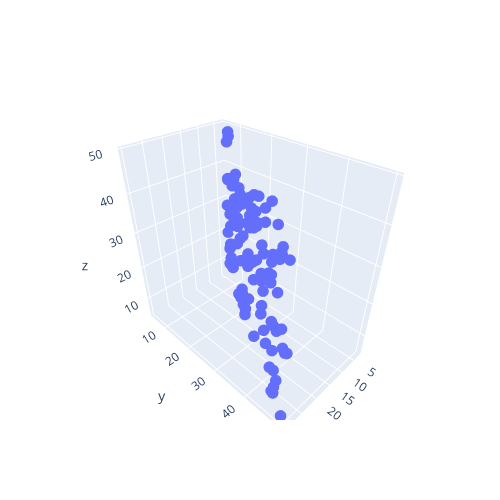

Write notebook code for a chart like this one.
### Code cell
b=np.array([[3,5]])
s1=np.array([[rnd.uniform(1,10) for x in range(1,100)]])
s2=np.array([[rnd.uniform(1,10) for x in range(1,100)]])
v1, v2=s1.T*b, s2.T*b
fig = go.Figure(go.Scatter3d(x= v1[:,0], y= v1[:,1], z=v2[:,1], mode="markers", marker=dict(size=4)))
fig.update_layout(xaxis=dict(range=[0,10], dtick=1), yaxis=dict(range=[0,10],dtick=1), yaxis_scaleanchor="x", height=500, width=500)
fig.show()
